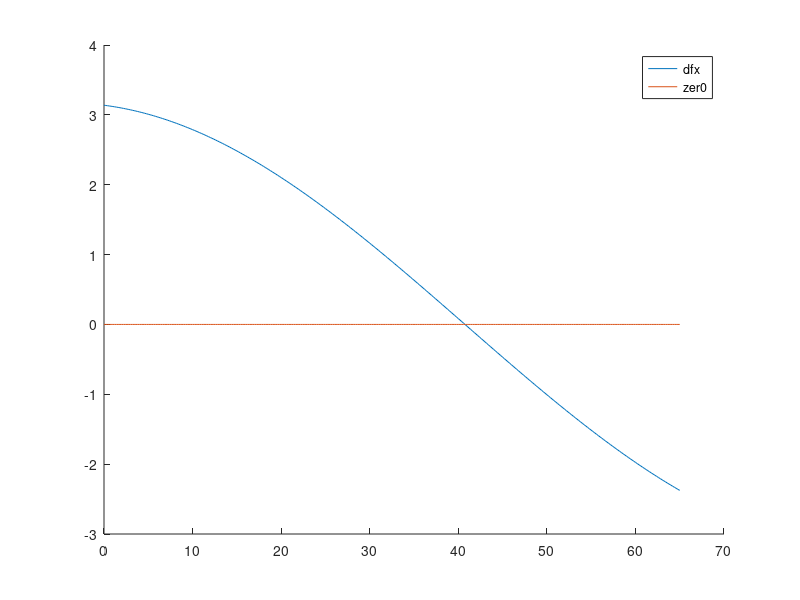
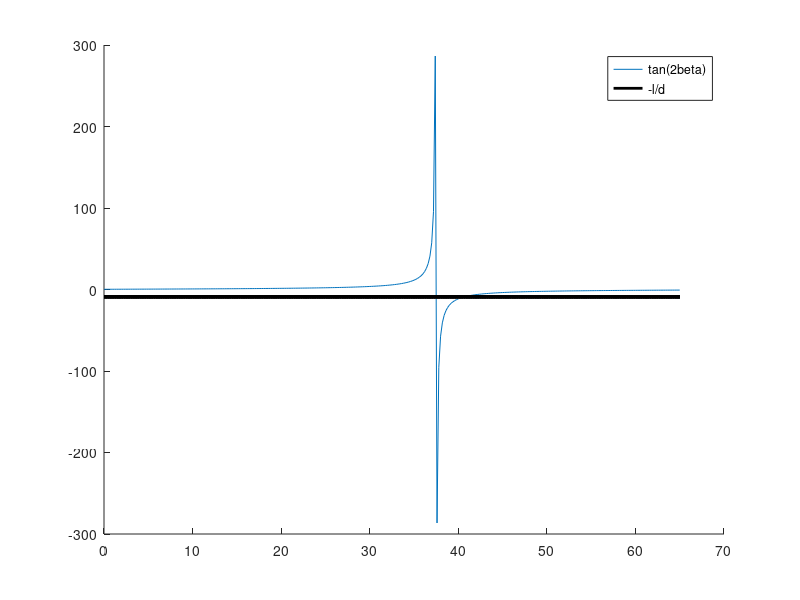

These charts were generated, in order, by the following MATLAB code:
clc;
close all;
 l = 	3.152;
 d = 	0.35986;

 alpha = 7.5;
 theta = 0:.2:65;
 
 beta = (alpha + theta)*pi/180;
 
 y = l * cos(2 * beta) + d * sin(2 * beta);
 z = zeros(1, length(y));
 
 s  = tan(2*beta);
 t = -l/d* ones(length(y));
 
 figure
 hold on;
 plot(theta, y );
 plot(theta, z);
 legend('dfx','zer0')
 
 figure
 hold on;
 plot(theta,s);
 plot(theta,t, 'linewidth', 2, 'color','k');
 legend('tan(2beta)','-l/d')

 
 disp(l * cos(2*ans) + d * sin(2*ans))